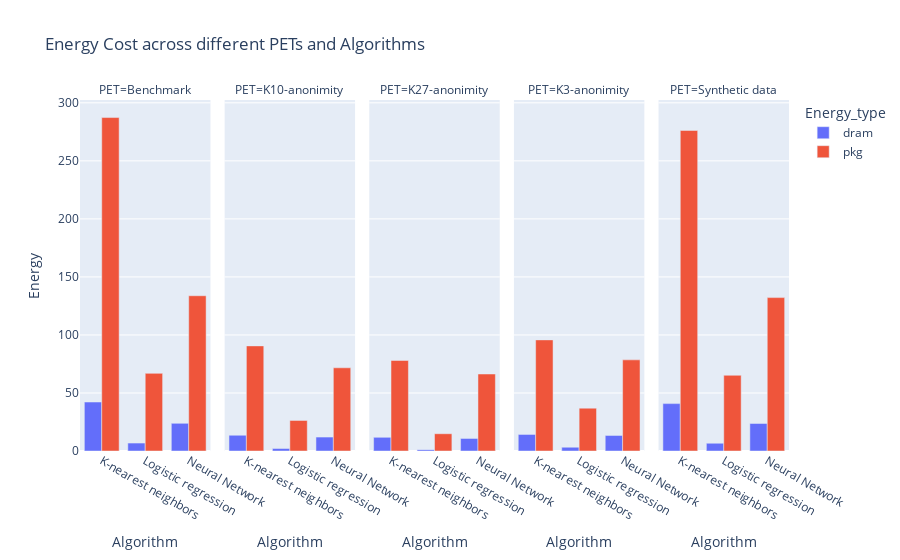

Notebook source saved alongside this figure:
### Markdown cell above
***Experts:*** **Figure 5** This radar chart provides a visual comparison of the energy consumption for three machine learning algorithms - Logistic Regression, Neural Network, and K-Nearest Neighbors - when combined with various Privacy Enhancement Techniques (PETs). Each axis of the radar chart represents a different PET, and the distance from the center along each axis corresponds to the total energy cost for that specific PET. Each algorithm is represented by a filled shape, with the vertices of the shape indicating the energy cost for each PET. The larger the area of the shape, the higher the overall energy consumption for that algorithm across all PETs. By comparing these shapes, we can assess which combinations of algorithms and PETs are more energy-efficient. This chart provides a comprehensive, at-a-glance view of the performance trade-offs between energy consumption and the choice of algorithm and PET, making it a valuable tool for decision-making in machine learning applications.

***Layman:*** This chart shows how much computer power different learning methods use when combined with various data protection techniques. Each line from the center represents a different data protection technique. The further a point is from the center, the more power it uses. Each learning method is shown as a filled shape. By looking at these shapes, we can see which combinations use less power. This helps us choose the best way for the computer to learn from the data while using the least amount of energy.

### Code cell
# Concatenate your dataframes
frames = [Data_log, Data_knn, Data_nn]
df = pd.concat(frames)

# Group by the PET, Algorithm and Energy_type to find the sum of Energy
df_grouped = df.groupby(['PET', 'Algorithm', 'Energy_type']).agg({'Energy':'sum'}).reset_index()

fig = px.bar(df_grouped, x="Algorithm", y="Energy", color="Energy_type", barmode="group", facet_col="PET", title="Energy Cost across different PETs and Algorithms")

# Show the figure
fig.show()

### Figure 1 — Plotly figure (JSON) as saved in the notebook; plotly's stock layout.template omitted (floating-point values rounded to 4 significant figures)
{"data": [{"alignmentgroup": "True", "hovertemplate": "Energy_type=dram<br>PET=Benchmark<br>Algorithm=%{x}<br>Energy=%{y}<extra></extra>", "legendgroup": "dram", "marker": {"color": "#636efa", "pattern": {"shape": ""}}, "name": "dram", "offsetgroup": "dram", "orientation": "v", "showlegend": true, "textposition": "auto", "type": "bar", "x": ["K-nearest neighbors", "Logistic regression", "Neural Network"], "xaxis": "x", "y": [42.19, 6.809, 23.83], "yaxis": "y"}, {"alignmentgroup": "True", "hovertemplate": "Energy_type=dram<br>PET=K10-anonimity<br>Algorithm=%{x}<br>Energy=%{y}<extra></extra>", "legendgroup": "dram", "marker": {"color": "#636efa", "pattern": {"shape": ""}}, "name": "dram", "offsetgroup": "dram", "orientation": "v", "showlegend": false, "textposition": "auto", "type": "bar", "x": ["K-nearest neighbors", "Logistic regression", "Neural Network"], "xaxis": "x2", "y": [13.57, 2.125, 11.96], "yaxis": "y2"}, {"alignmentgroup": "True", "hovertemplate": "Energy_type=dram<br>PET=K27-anonimity<br>Algorithm=%{x}<br>Energy=%{y}<extra></extra>", "legendgroup": "dram", "marker": {"color": "#636efa", "pattern": {"shape": ""}}, "name": "dram", "offsetgroup": "dram", "orientation": "v", "showlegend": false, "textposition": "auto", "type": "bar", "x": ["K-nearest neighbors", "Logistic regression", "Neural Network"], "xaxis": "x3", "y": [11.75, 1.171, 10.86], "yaxis": "y3"}, {"alignmentgroup": "True", "hovertemplate": "Energy_type=dram<br>PET=K3-anonimity<br>Algorithm=%{x}<br>Energy=%{y}<extra></extra>", "legendgroup": "dram", "marker": {"color": "#636efa", "pattern": {"shape": ""}}, "name": "dram", "offsetgroup": "dram", "orientation": "v", "showlegend": false, "textposition": "auto", "type": "bar", "x": ["K-nearest neighbors", "Logistic regression", "Neural Network"], "xaxis": "x4", "y": [14.31, 3.246, 13.42], "yaxis": "y4"}, {"alignmentgroup": "True", "hovertemplate": "Energy_type=dram<br>PET=Synthetic data<br>Algorithm=%{x}<br>Energy=%{y}<extra></extra>", "legendgroup": "dram", "marker": {"color": "#636efa", "pattern": {"shape": ""}}, "name": "dram", "offsetgroup": "dram", "orientation": "v", "showlegend": false, "textposition": "auto", "type": "bar", "x": ["K-nearest neighbors", "Logistic regression", "Neural Network"], "xaxis": "x5", "y": [40.83, 6.68, 23.71], "yaxis": "y5"}, {"alignmentgroup": "True", "hovertemplate": "Energy_type=pkg<br>PET=Benchmark<br>Algorithm=%{x}<br>Energy=%{y}<extra></extra>", "legendgroup": "pkg", "marker": {"color": "#EF553B", "pattern": {"shape": ""}}, "name": "pkg", "offsetgroup": "pkg", "orientation": "v", "showlegend": true, "textposition": "auto", "type": "bar", "x": ["K-nearest neighbors", "Logistic regression", "Neural Network"], "xaxis": "x", "y": [287.3, 66.9, 133.8], "yaxis": "y"}, {"alignmentgroup": "True", "hovertemplate": "Energy_type=pkg<br>PET=K10-anonimity<br>Algorithm=%{x}<br>Energy=%{y}<extra></extra>", "legendgroup": "pkg", "marker": {"color": "#EF553B", "pattern": {"shape": ""}}, "name": "pkg", "offsetgroup": "pkg", "orientation": "v", "showlegend": false, "textposition": "auto", "type": "bar", "x": ["K-nearest neighbors", "Logistic regression", "Neural Network"], "xaxis": "x2", "y": [90.56, 26.36, 71.69], "yaxis": "y2"}, {"alignmentgroup": "True", "hovertemplate": "Energy_type=pkg<br>PET=K27-anonimity<br>Algorithm=%{x}<br>Energy=%{y}<extra></extra>", "legendgroup": "pkg", "marker": {"color": "#EF553B", "pattern": {"shape": ""}}, "name": "pkg", "offsetgroup": "pkg", "orientation": "v", "showlegend": false, "textposition": "auto", "type": "bar", "x": ["K-nearest neighbors", "Logistic regression", "Neural Network"], "xaxis": "x3", "y": [78.0, 14.89, 66.33], "yaxis": "y3"}, {"alignmentgroup": "True", "hovertemplate": "Energy_type=pkg<br>PET=K3-anonimity<br>Algorithm=%{x}<br>Energy=%{y}<extra></extra>", "legendgroup": "pkg", "marker": {"color": "#EF553B", "pattern": {"shape": ""}}, "name": "pkg", "offsetgroup": "pkg", "orientation": "v", "showlegend": false, "textposition": "auto", "type": "bar", "x": ["K-nearest neighbors", "Logistic regression", "Neural Network"], "xaxis": "x4", "y": [95.74, 36.9, 78.52], "yaxis": "y4"}, {"alignmentgroup": "True", "hovertemplate": "Energy_type=pkg<br>PET=Synthetic data<br>Algorithm=%{x}<br>Energy=%{y}<extra></extra>", "legendgroup": "pkg", "marker": {"color": "#EF553B", "pattern": {"shape": ""}}, "name": "pkg", "offsetgroup": "pkg", "orientation": "v", "showlegend": false, "textposition": "auto", "type": "bar", "x": ["K-nearest neighbors", "Logistic regression", "Neural Network"], "xaxis": "x5", "y": [276.2, 65.23, 132.2], "yaxis": "y5"}], "layout": {"annotations": [{"font": {}, "showarrow": false, "text": "PET=Benchmark", "x": 0.092, "xanchor": "center", "xref": "paper", "y": 1, "yanchor": "bottom", "yref": "paper"}, {"font": {}, "showarrow": false, "text": "PET=K10-anonimity", "x": 0.296, "xanchor": "center", "xref": "paper", "y": 1, "yanchor": "bottom", "yref": "paper"}, {"font": {}, "showarrow": false, "text": "PET=K27-anonimity", "x": 0.5, "xanchor": "center", "xref": "paper", "y": 1, "yanchor": "bottom", "yref": "paper"}, {"font": {}, "showarrow": false, "text": "PET=K3-anonimity", "x": 0.704, "xanchor": "center", "xref": "paper", "y": 1, "yanchor": "bottom", "yref": "paper"}, {"font": {}, "showarrow": false, "text": "PET=Synthetic data", "x": 0.908, "xanchor": "center", "xref": "paper", "y": 1, "yanchor": "bottom", "yref": "paper"}], "barmode": "group", "legend": {"title": {"text": "Energy_type"}, "tracegroupgap": 0}, "title": {"text": "Energy Cost across different PETs and Algorithms"}, "xaxis": {"anchor": "y", "domain": [0, 0.184], "title": {"text": "Algorithm"}}, "xaxis2": {"anchor": "y2", "domain": [0.204, 0.388], "matches": "x", "title": {"text": "Algorithm"}}, "xaxis3": {"anchor": "y3", "domain": [0.408, 0.592], "matches": "x", "title": {"text": "Algorithm"}}, "xaxis4": {"anchor": "y4", "domain": [0.612, 0.796], "matches": "x", "title": {"text": "Algorithm"}}, "xaxis5": {"anchor": "y5", "domain": [0.816, 1], "matches": "x", "title": {"text": "Algorithm"}}, "yaxis": {"anchor": "x", "domain": [0, 1], "title": {"text": "Energy"}}, "yaxis2": {"anchor": "x2", "domain": [0, 1], "matches": "y", "showticklabels": false}, "yaxis3": {"anchor": "x3", "domain": [0, 1], "matches": "y", "showticklabels": false}, "yaxis4": {"anchor": "x4", "domain": [0, 1], "matches": "y", "showticklabels": false}, "yaxis5": {"anchor": "x5", "domain": [0, 1], "matches": "y", "showticklabels": false}}}
